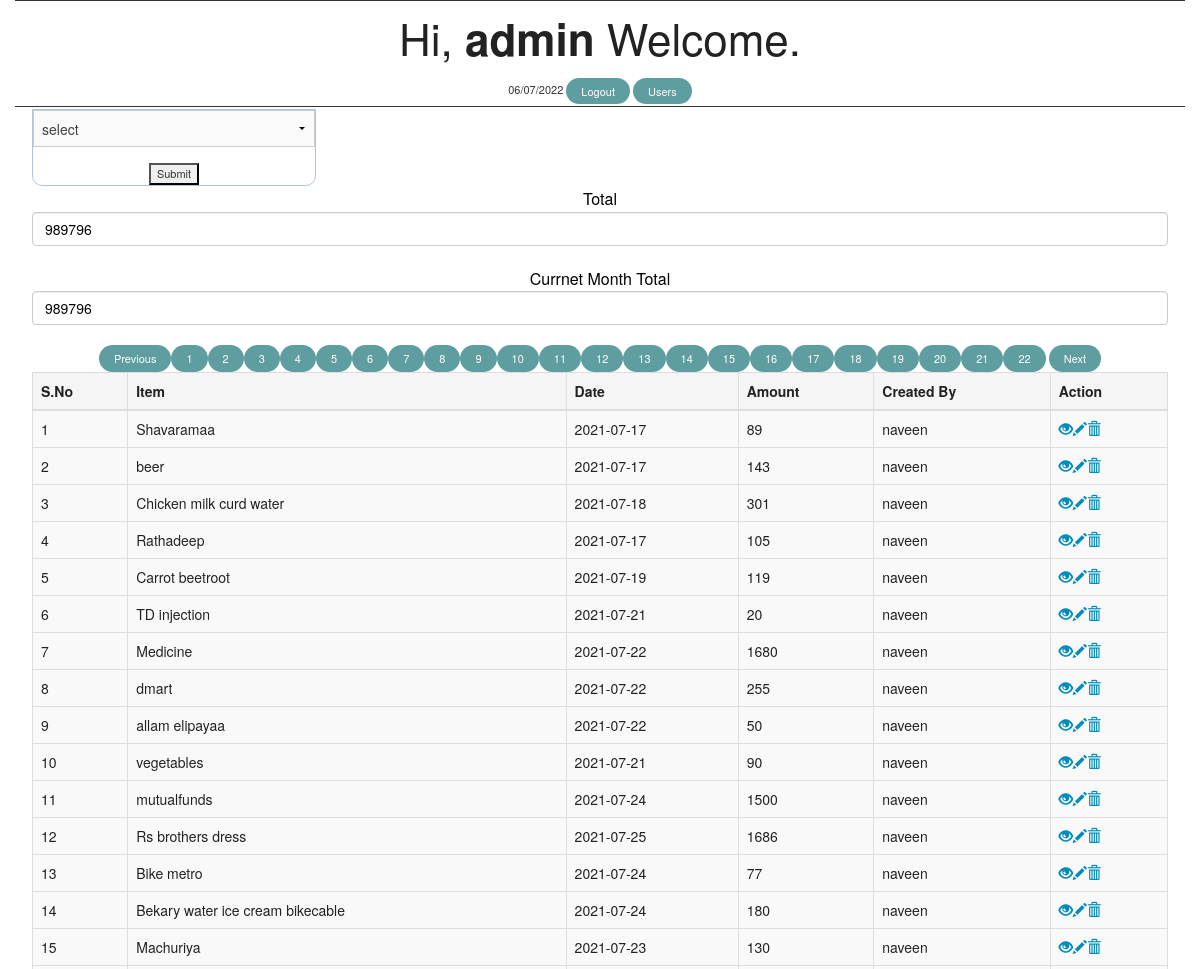
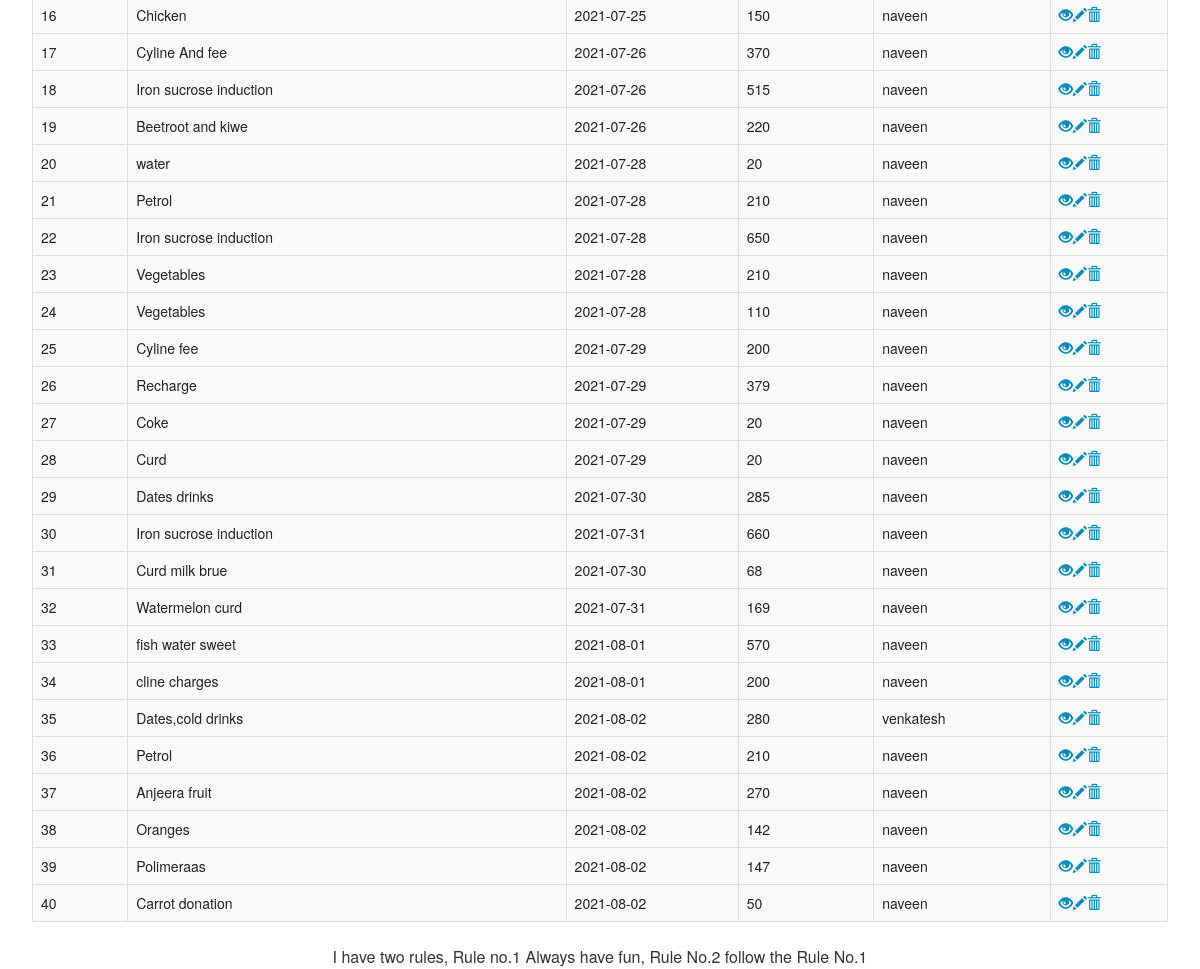
The app's page /welcome.php?page=7 (signed in) with its own data (2 pictures, top to bottom).
### tables this page shows
CREATE TABLE `employees` (
  `id` int(11) NOT NULL AUTO_INCREMENT,
  `uname` varchar(50) NOT NULL,
  `name` varchar(100) NOT NULL,
  `date` varchar(255) NOT NULL,
  `amount` int(10) NOT NULL,
  `file_path` varchar(500) NOT NULL,
  PRIMARY KEY (`id`)
);

### welcome.php (the view, shortened to what this page needs)
<!DOCTYPE html>
<html lang="en">
<head>
    <link rel="stylesheet" href="https://maxcdn.bootstrapcdn.com/bootstrap/3.3.7/css/bootstrap.css">
      <link rel="stylesheet" href="style.css" />
      <link rel="stylesheet" href="css/foundation.css" />
</head>
<body>
<div class="container">
<h1>Hi, <b><?php echo htmlspecialchars($_SESSION["username"]); ?></b> Welcome.</h1><?php $today = date("d/m/Y"); echo $today; ?>
<a class="btn btn-primary" href="logout.php">Logout</a>
<?php if($_SESSION["role"] == "admin"){
    echo "<a href='users.php' class='btn btn-primary'>Users</a>";
     } ?>
</div>
<div class="bg-img">
<div class="container">
             <div class="col-lg-12">
             <section class="top-bar-section">
   <form method="post" action="">
   <select name="website">
          <li><option value="0">select</option></li>
          <li></select></li>
        <input type="submit" name="submit"/>
    </form>
  </section>
        <p>
<a style="color:black;" >Total
<input style="color:black;" color: #070708 class="form-control" value="<?php
                    require_once "config.php";
					if($_SESSION["role"] == "admin"){
						$sql = mysqli_query($link,"SELECT SUM(amount) as amount FROM employees ");
					} else{
						$sql = mysqli_query($link,"SELECT SUM(amount) as amount FROM employees where uname='".$_SESSION["username"]."' ");
					}
                    $row = mysqli_fetch_array($sql);
                    echo $row['amount'];
?>"/> </a>
</p>
<p>
<a style="color:black;" >Currnet Month Total
<input style="color:black;" color: #070708 class="form-control" value="<?php
                    require_once "config.php";
					if($_SESSION["role"] == "admin"){
						$sql = mysqli_query($link,"SELECT SUM(amount) as amount FROM employees ");
					} else{
						$sql = mysqli_query($link,"SELECT SUM(amount) as amount FROM employees where uname='".$_SESSION["username"]."' and MONTH(date)=MONTH(now()) and YEAR(date)=YEAR(now())");
					}
                    $row = mysqli_fetch_array($sql);
                    echo $row['amount'];
?>"/> </a>
</p>
                    <?php
                    require_once "config.php";
                    if(isset($_GET['page']))
                    {
                        $page = $_GET['page'];
                      }
                      else{
                          $page = 1;
                        }
                        $num_per_page = 40;
                        $start_from = ($page-1)*$num_per_page;
					if($_SESSION["role"] == "admin"){
						$sql = "SELECT * FROM employees limit $start_from,$num_per_page";
					} else{
						$sql = "SELECT * FROM employees where uname='".$_SESSION["username"]."' and MONTH(date)=MONTH(now())
								and YEAR(date)=YEAR(now()) limit $start_from,$num_per_page";
					}
                    if($_SESSION["role"] == "admin"){
                        $query = "select * from employees";
                    }else{
                        $query = "select * from employees where uname='".$_SESSION["username"]."' and MONTH(date)=MONTH(now()) and YEAR(date)=YEAR(now()) ";
                    }
                    $result = mysqli_query($link,$query);
                    $total_record = mysqli_num_rows($result);
                    $total_page = ceil($total_record/$num_per_page);
                   if($page>1)
                   {
                    echo " <a href='welcome.php?page=".($page-1)."' class='btn btn-primary'>Previous</a>";
                   }
                   for($i=1;$i<$total_page;$i++)
                   {
                       echo "<a href='welcome.php?page=".$i."' class='btn btn-primary'>$i</a>";
                   }
                   if($i>$page)
                   {
                       echo " <a href='welcome.php?page=".($page+1)."' class='btn btn-danger'>Next</a>";
                   }
                    if($result = mysqli_query($link, $sql)){
                        if(mysqli_num_rows($result) > 0){
                            echo "<table border='3' color: #070708 class=' table table-striped'>";
                                     echo "<thead>";
                                        echo "<th>S.No</th>";
                                        echo "<th>Item</th>";
                                        echo "<th>Date</th>";
                                        echo "<th>Amount</th>";
                                        echo "<th>Created By</th>";
                                        echo "<th>Action</th>";
                                        echo "</thead>";
                                echo "<tbody>";
                                $i=1;
                                while($row = mysqli_fetch_array($result)){
                                    echo "<tr>";
                                        echo "<td>" . $i . "</td>";
                                        echo "<td>" . $row['name'] . "</td>";
                                        echo "<td>" . $row['date'] . "</td>";
                                        echo "<td>" . $row['amount'] . "</td>";
                                        echo "<td>" . $row['uname'] . "</td>";
                                        echo "<td>";
                                        echo "<a href='read.php?id=". $row['id'] ."' title='View Record' data-toggle='tooltip'> <span class='glyphicon glyphicon-eye-open'></span></a>";
                                        echo "<a href='update.php?id=". $row['id'] ."' title='Update Record' data-toggle='tooltip'><span class='glyphicon glyphicon-pencil'></span></a>";
                                        echo "<a href='delete.php?id=". $row['id'] ."' title='Delete Record' data-toggle='tooltip'><span class='glyphicon glyphicon-trash'></span></a>";
                                        echo "</td>";
                                         echo "</tr>";
                                         $i++;
                                     }
                                echo "</tbody>";
                            echo "</table>";
                        } else{
                            echo "<p class='lead'><em>No records were found.</em></p>";
                        }
                    } else{
                        echo "ERROR: Could not able to execute $sql. " . mysqli_error($link);
                    }
                    ?>
            </div>
        </div>
    </div>
</body>
<p>I have two rules, Rule no.1 Always have fun, Rule No.2 follow the Rule No.1</p>
</html>

### style.css (style rules this page uses)
* { margin: 0px; padding: -1px; }
body { font-size: 120%; background: #F8F8FF; }
form, .content { width: 25%; margin: 0px auto; padding: 20px; border: 1px solid #B0C4DE; border-radius: 0px 0px 10px 10px; }
.btn { padding: 10px; font-size: 15px; color: white; background: #5F9EA0; border: none; border-radius: 5px; }

### welcome.php (style rules this page uses)
.container { padding: 2px; line-height: 1.42857143; vertical-align: top; border-top: 1px solid; color: #333; }
.btn { display: inline-block; padding: 5px 15px; margin-bottom: 0; font-size: 100%; font-weight: normal; line-height: 1.5; border: 1% solid transparent; border-radius: 150px; }
body { font-family: "Helvetica Neue", Helvetica, Arial, sans-serif; font-size: 11px; line-height: 1.42857143; color: #333; background-color: #fff; }
body { font: 12px ; text-align: center; }

### records on screen
employees: name "Shavaramaa", date "2021-07-17", amount "89", uname "naveen"
employees: name "beer", date "2021-07-17", amount "143", uname "naveen"
employees: name "Chicken milk curd water", date "2021-07-18", amount "301", uname "naveen"
employees: name "Rathadeep", date "2021-07-17", amount "105", uname "naveen"
employees: name "Carrot beetroot", date "2021-07-19", amount "119", uname "naveen"
employees: name "TD injection", date "2021-07-21", amount "20", uname "naveen"
employees: name "Medicine", date "2021-07-22", amount "1680", uname "naveen"
employees: name "dmart", date "2021-07-22", amount "255", uname "naveen"
employees: name "allam elipayaa", date "2021-07-22", amount "50", uname "naveen"
employees: name "vegetables", date "2021-07-21", amount "90", uname "naveen"
employees: name "mutualfunds", date "2021-07-24", amount "1500", uname "naveen"
employees: name "Rs brothers dress", date "2021-07-25", amount "1686", uname "naveen"
employees: name "Bike metro", date "2021-07-24", amount "77", uname "naveen"
employees: name "Bekary water ice cream bikecable", date "2021-07-24", amount "180", uname "naveen"
employees: name "Machuriya", date "2021-07-23", amount "130", uname "naveen"
employees: name "Chicken", date "2021-07-25", amount "150", uname "naveen"
employees: name "Cyline And fee", date "2021-07-26", amount "370", uname "naveen"
employees: name "Iron sucrose induction", date "2021-07-26", amount "515", uname "naveen"
employees: name "Beetroot and kiwe", date "2021-07-26", amount "220", uname "naveen"
employees: name "water", date "2021-07-28", amount "20", uname "naveen"
employees: name "Petrol", date "2021-07-28", amount "210", uname "naveen"
employees: name "Iron sucrose induction", date "2021-07-28", amount "650", uname "naveen"
employees: name "Vegetables", date "2021-07-28", amount "210", uname "naveen"
employees: name "Vegetables", date "2021-07-28", amount "110", uname "naveen"
employees: name "Cyline fee", date "2021-07-29", amount "200", uname "naveen"
employees: name "Recharge", date "2021-07-29", amount "379", uname "naveen"
employees: name "Coke", date "2021-07-29", amount "20", uname "naveen"
employees: name "Curd", date "2021-07-29", amount "20", uname "naveen"
employees: name "Dates drinks", date "2021-07-30", amount "285", uname "naveen"
employees: name "Iron sucrose induction", date "2021-07-31", amount "660", uname "naveen"
employees: name "Curd milk brue", date "2021-07-30", amount "68", uname "naveen"
employees: name "Watermelon curd", date "2021-07-31", amount "169", uname "naveen"
employees: name "fish water sweet", date "2021-08-01", amount "570", uname "naveen"
employees: name "cline charges", date "2021-08-01", amount "200", uname "naveen"
employees: name "Dates,cold drinks", date "2021-08-02", amount "280", uname "venkatesh"
employees: name "Petrol", date "2021-08-02", amount "210", uname "naveen"
employees: name "Anjeera fruit", date "2021-08-02", amount "270", uname "naveen"
employees: name "Oranges", date "2021-08-02", amount "142", uname "naveen"
employees: name "Polimeraas", date "2021-08-02", amount "147", uname "naveen"
employees: name "Carrot donation", date "2021-08-02", amount "50", uname "naveen"

### other values on screen
$_SESSION["username"] "admin"
